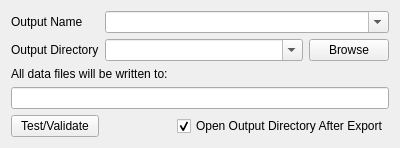
     <widget class="QWizardPage" name="wizardPage_output">
         <property name="title">
             <string>Output</string>
         </property>
         <property name="subTitle">
             <string>Plsease select the output directry and the new folder that will be created to save all the data
                 files for ModEM.
             </string>
         </property>
         <layout class="QGridLayout" name="gridLayout_5">
             <item row="4" column="1">
                 <spacer name="horizontalSpacer">
                     <property name="orientation">
                         <enum>Qt::Horizontal</enum>
                     </property>
                     <property name="sizeHint" stdset="0">
                         <size>
                             <width>40</width>
                             <height>20</height>
                         </size>
                     </property>
                 </spacer>
             </item>
             <item row="1" column="0">
                 <widget class="QLabel" name="label_9">
                     <property name="sizePolicy">
                         <sizepolicy hsizetype="Fixed" vsizetype="Preferred">
                             <horstretch>0</horstretch>
                             <verstretch>0</verstretch>
                         </sizepolicy>
                     </property>
                     <property name="text">
                         <string>Output Directory</string>
                     </property>
                     <property name="buddy">
                         <cstring>comboBox_directory</cstring>
                     </property>
                 </widget>
             </item>
             <item row="0" column="0">
                 <widget class="QLabel" name="label_8">
                     <property name="sizePolicy">
                         <sizepolicy hsizetype="Fixed" vsizetype="Preferred">
                             <horstretch>0</horstretch>
                             <verstretch>0</verstretch>
                         </sizepolicy>
                     </property>
                     <property name="text">
                         <string>Output Name</string>
                     </property>
                     <property name="buddy">
                         <cstring>comboBox_output_name</cstring>
                     </property>
                 </widget>
             </item>
             <item row="2" column="0" colspan="3">
                 <widget class="QLabel" name="label_10">
                     <property name="sizePolicy">
                         <sizepolicy hsizetype="Fixed" vsizetype="Preferred">
                             <horstretch>0</horstretch>
                             <verstretch>0</verstretch>
                         </sizepolicy>
                     </property>
                     <property name="text">
                         <string>All data files will be written to:</string>
                     </property>
                     <property name="buddy">
                         <cstring>lineEdit_full_output</cstring>
                     </property>
                 </widget>
             </item>
             <item row="4" column="0">
                 <widget class="QPushButton" name="pushButton_test">
                     <property name="toolTip">
                         <string>&lt;html&gt;&lt;head/&gt;&lt;body&gt;&lt;p&gt;Testing and/or Validating the output file
                             with a series of visulation of frequencies, mesh grids etc. This will create files in the
                             output directory as well but the final version will be overwritten by after Finish is
                             clicked. &lt;/p&gt;&lt;/body&gt;&lt;/html&gt;
                         </string>
                     </property>
                     <property name="text">
                         <string>Test/Validate</string>
                     </property>
                 </widget>
             </item>
             <item row="1" column="3">
                 <widget class="QPushButton" name="pushButton_browse">
                     <property name="sizePolicy">
                         <sizepolicy hsizetype="Fixed" vsizetype="Fixed">
                             <horstretch>0</horstretch>
                             <verstretch>0</verstretch>
                         </sizepolicy>
                     </property>
                     <property name="toolTip">
                         <string>&lt;html&gt;&lt;head/&gt;&lt;body&gt;&lt;p&gt;Directory to save the file&lt;/p&gt;&lt;/body&gt;&lt;/html&gt;</string>
                     </property>
                     <property name="text">
                         <string>Browse</string>
                     </property>
                 </widget>
             </item>
             <item row="3" column="0" colspan="4">
                 <widget class="QLineEdit" name="lineEdit_full_output">
                     <property name="readOnly">
                         <bool>true</bool>
                     </property>
                 </widget>
             </item>
             <item row="1" column="1" colspan="2">
                 <widget class="QComboBox" name="comboBox_directory">
                     <property name="toolTip">
                         <string>&lt;html&gt;&lt;head/&gt;&lt;body&gt;&lt;p&gt;Directory to save the file&lt;/p&gt;&lt;/body&gt;&lt;/html&gt;</string>
                     </property>
                     <property name="editable">
                         <bool>true</bool>
                     </property>
                 </widget>
             </item>
             <item row="0" column="1" colspan="3">
                 <widget class="QComboBox" name="comboBox_output_name">
                     <property name="toolTip">
                         <string>&lt;html&gt;&lt;head/&gt;&lt;body&gt;&lt;p&gt;Name of the image file (with or without .
                             format extension)&lt;/p&gt;&lt;/body&gt;&lt;/html&gt;
                         </string>
                     </property>
                     <property name="editable">
                         <bool>true</bool>
                     </property>
                 </widget>
             </item>
             <item row="4" column="2" colspan="2">
                 <widget class="QCheckBox" name="checkBox_open_output_dir">
                     <property name="text">
                         <string>Open Output Directory After Export</string>
                     </property>
                     <property name="checked">
                         <bool>true</bool>
                     </property>
                 </widget>
             </item>
         </layout>
     </widget>
